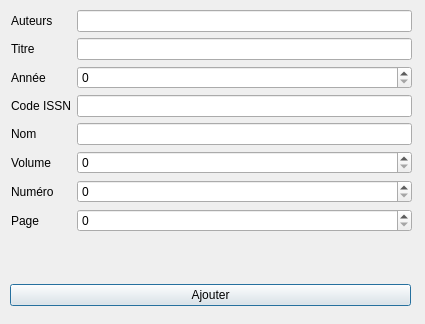
<?xml version="1.0" encoding="UTF-8"?>
<ui version="4.0">
 <class>JournalInterface</class>
 <widget class="QDialog" name="JournalInterface">
  <property name="geometry">
   <rect>
    <x>0</x>
    <y>0</y>
    <width>425</width>
    <height>324</height>
   </rect>
  </property>
  <property name="windowTitle">
   <string>Ajouter un journal</string>
  </property>
  <widget class="QWidget" name="formLayoutWidget">
   <property name="geometry">
    <rect>
     <x>11</x>
     <y>10</y>
     <width>401</width>
     <height>261</height>
    </rect>
   </property>
   <layout class="QFormLayout" name="formLayout">
    <item row="0" column="0">
     <widget class="QLabel" name="label">
      <property name="text">
       <string>Auteurs</string>
      </property>
     </widget>
    </item>
    <item row="0" column="1">
     <widget class="QLineEdit" name="auteurs"/>
    </item>
    <item row="1" column="0">
     <widget class="QLabel" name="label_2">
      <property name="text">
       <string>Titre</string>
      </property>
     </widget>
    </item>
    <item row="1" column="1">
     <widget class="QLineEdit" name="titre"/>
    </item>
    <item row="2" column="0">
     <widget class="QLabel" name="label_3">
      <property name="text">
       <string>Année</string>
      </property>
     </widget>
    </item>
    <item row="2" column="1">
     <widget class="QSpinBox" name="annee">
      <property name="maximum">
       <number>9999999</number>
      </property>
     </widget>
    </item>
    <item row="3" column="0">
     <widget class="QLabel" name="label_4">
      <property name="text">
       <string>Code ISSN</string>
      </property>
     </widget>
    </item>
    <item row="3" column="1">
     <widget class="QLineEdit" name="identifiant">
      <property name="text">
       <string/>
      </property>
     </widget>
    </item>
    <item row="4" column="0">
     <widget class="QLabel" name="label_5">
      <property name="text">
       <string>Nom</string>
      </property>
     </widget>
    </item>
    <item row="4" column="1">
     <widget class="QLineEdit" name="nom"/>
    </item>
    <item row="5" column="0">
     <widget class="QLabel" name="label_6">
      <property name="text">
       <string>Volume</string>
      </property>
     </widget>
    </item>
    <item row="5" column="1">
     <widget class="QSpinBox" name="volume">
      <property name="maximum">
       <number>9999999</number>
      </property>
     </widget>
    </item>
    <item row="6" column="0">
     <widget class="QLabel" name="label_7">
      <property name="text">
       <string>Numéro</string>
      </property>
     </widget>
    </item>
    <item row="6" column="1">
     <widget class="QSpinBox" name="numero">
      <property name="maximum">
       <number>9999999</number>
      </property>
     </widget>
    </item>
    <item row="7" column="0">
     <widget class="QLabel" name="label_8">
      <property name="text">
       <string>Page</string>
      </property>
     </widget>
    </item>
    <item row="7" column="1">
     <widget class="QSpinBox" name="page">
      <property name="maximum">
       <number>9999999</number>
      </property>
     </widget>
    </item>
   </layout>
  </widget>
  <widget class="QWidget" name="verticalLayoutWidget">
   <property name="geometry">
    <rect>
     <x>10</x>
     <y>280</y>
     <width>401</width>
     <height>31</height>
    </rect>
   </property>
   <layout class="QVBoxLayout" name="verticalLayout">
    <item>
     <widget class="QPushButton" name="ok">
      <property name="text">
       <string>Ajouter</string>
      </property>
     </widget>
    </item>
   </layout>
  </widget>
 </widget>
 <resources/>
 <connections>
  <connection>
   <sender>ok</sender>
   <signal>clicked()</signal>
   <receiver>JournalInterface</receiver>
   <slot>validerEnregistrement()</slot>
   <hints>
    <hint type="sourcelabel">
     <x>210</x>
     <y>294</y>
    </hint>
    <hint type="destinationlabel">
     <x>212</x>
     <y>161</y>
    </hint>
   </hints>
  </connection>
 </connections>
 <slots>
  <slot>validerEnregistrement()</slot>
 </slots>
</ui>
